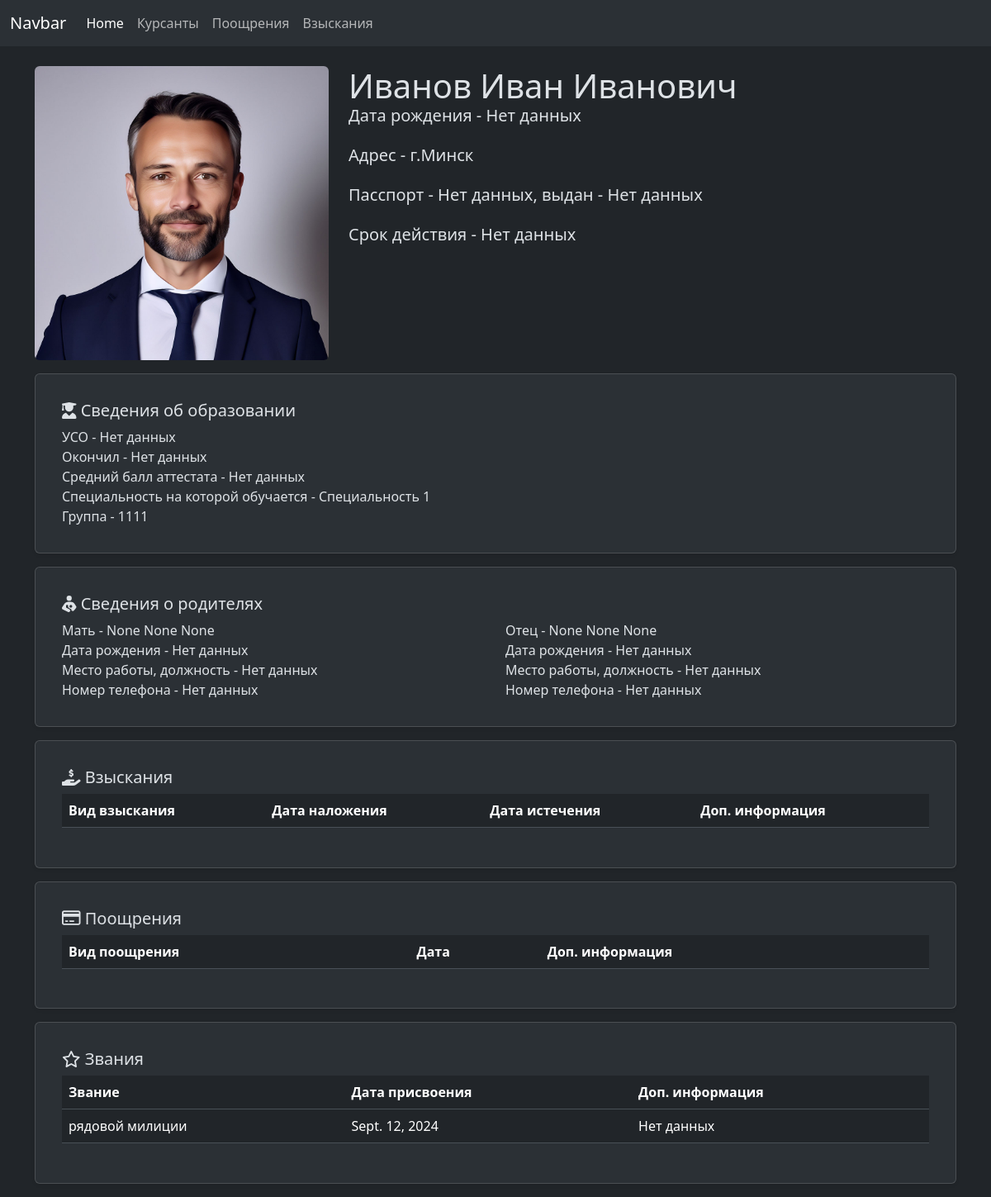
Before: /kis/cadets/13/update with the older database file.
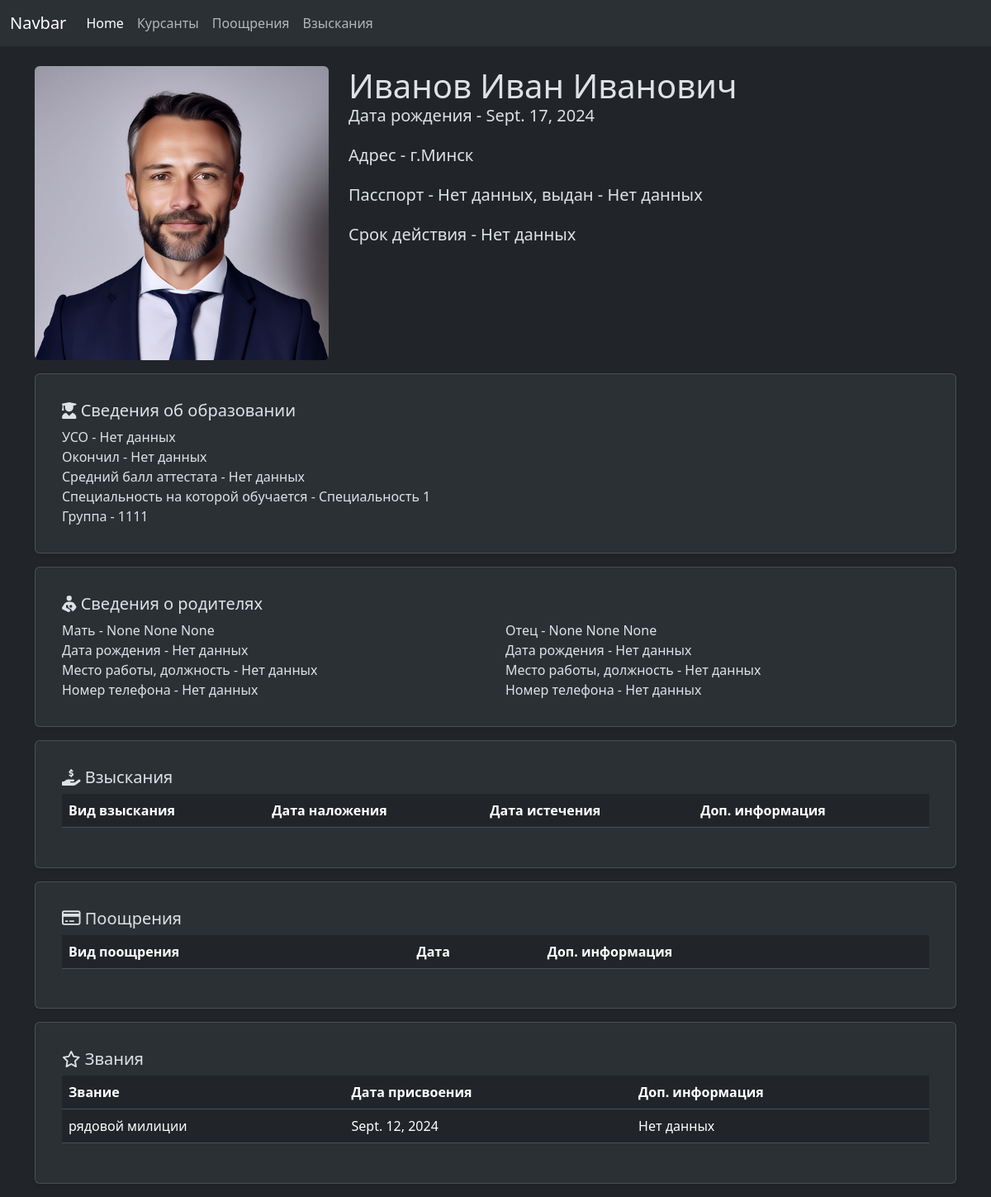
After: the same page with the newer database file.
### kis/models.py (models this page shows, shortened)
class Cadet(models.Model):
    last_name_rus = models.CharField(max_length=30, verbose_name="Last name rus")
    first_name_rus = models.CharField(max_length=30, verbose_name="First name rus")
    patronymic_rus = models.CharField(max_length=30, verbose_name="Patronymic rus", blank=True, null=True)
    last_name_bel = models.CharField(max_length=30, verbose_name="Last name bel", blank=True, null=True)
    first_name_bel = models.CharField(max_length=30, verbose_name="First name bel", blank=True, null=True)
    patronymic_bel = models.CharField(max_length=30, verbose_name="Patronymic bel", blank=True, null=True)
    last_name_en = models.CharField(max_length=30, verbose_name="Last name en", blank=True, null=True)
    first_name_en = models.CharField(max_length=30, verbose_name="First name en", blank=True, null=True)
    patronymic_en = models.CharField(max_length=30, verbose_name="Patronymic en", blank=True, null=True)
    date_of_birth = models.DateField(verbose_name="Date of birth", blank=True, null=True)
    photo = models.ImageField(upload_to='media/cadets/', verbose_name="Photo", blank=True, null=True)
    address = models.CharField(max_length=255, verbose_name="Address", blank=True, null=True)
    passport_number = models.CharField(max_length=100, verbose_name="Passport number", blank=True, null=True)
    passport_issue_date = models.DateField(verbose_name="Passport issue date", blank=True, null=True)
    passport_validity_period = models.DateField(verbose_name="Passport validity period", blank=True, null=True)
    passport_issue_authority = models.ForeignKey(PassportIssueAuthority, verbose_name="Passport issue authority",
                                                 on_delete=models.SET_NULL, blank=True, null=True)
    father_last_name = models.CharField(max_length=30, verbose_name="Father last name", blank=True, null=True)
    father_first_name = models.CharField(max_length=30, verbose_name="Father first name", blank=True, null=True)
    father_patronymic = models.CharField(max_length=30, verbose_name="Father patronymic", blank=True, null=True)
    father_date_of_birth = models.DateField(verbose_name="Date of birth", blank=True, null=True)
    father_place_of_work = models.TextField(verbose_name="Father place of work", blank=True, null=True)
    father_phone_number = models.CharField(max_length=30, verbose_name="Father phone number", blank=True, null=True)
    mother_last_name = models.CharField(max_length=30, verbose_name="Father last name", blank=True, null=True)
    mother_first_name = models.CharField(max_length=30, verbose_name="Father first name", blank=True, null=True)
    mother_patronymic = models.CharField(max_length=30, verbose_name="Father patronymic", blank=True, null=True)
    mother_date_of_birth = models.DateField(verbose_name="Date of birth", blank=True, null=True)
    mother_place_of_work = models.TextField(verbose_name="Father place of work", blank=True, null=True)
    mother_phone_number = models.CharField(max_length=30, verbose_name="Father phone number", blank=True, null=True)
    school_graduated = models.TextField(verbose_name="School graduated", blank=True, null=True)
    school_graduating_date = models.DateField(verbose_name="School graduating date", blank=True, null=True)
    school_average_score = models.FloatField(verbose_name="School average score", blank=True, null=True)
    speciality = models.ForeignKey(Speciality, on_delete=models.SET_NULL, blank=True, null=True)
    group = models.ForeignKey(Group, on_delete=models.SET_NULL, blank=True, null=True)
    academy_start_year = models.IntegerField(verbose_name="Academy start year", blank=True, null=True)
    academy_end_year = models.IntegerField(verbose_name="Academy graduating year", blank=True, null=True)
    class Meta:
        ordering = ('id',)
        verbose_name = 'Курсант'
        verbose_name_plural = 'Курсанты'

class Speciality(models.Model):
    speciality_name = models.TextField(verbose_name="Speciality", unique=True)
    def __str__(self):
        return self.speciality_name
    class Meta:
        ordering = ('id',)
        verbose_name = 'Специальность'
        verbose_name_plural = 'Специальности'

class Group(models.Model):
    group_name = models.CharField(max_length=255, verbose_name="Group name", unique=True)
    def __str__(self):
        return self.group_name
    class Meta:
        ordering = ('id',)
        verbose_name = 'Группа'
        verbose_name_plural = 'Группы'

### kis/views.py (the view)
# urls.py: path('cadets/<cadet_pk>/update', views.update_cadet, name='cadet-update'),
def update_cadet(request, cadet_pk):
    if request.method == 'POST':
        obj = get_object_or_404(Cadet, pk=cadet_pk)
    else:
        obj = get_object_or_404(Cadet, pk=cadet_pk)
        punishments = Punishment.objects.filter(punishment_cadet=obj)
        encouragements = Encouragement.objects.filter(encouragement_cadet=obj)
        rank_history = RankHistory.objects.filter(cadet=obj).order_by('-rank_date')
        return render(request, 'kis/cadet/cadet-update-form.html',
                      {'obj': obj, 'punishments': punishments, 'encouragements': encouragements,
                       'rank_history': rank_history})

### kis/models.py (called while the page is built)
    def __str__(self):
        return self.rank

### kis/templates/kis/cadet/cadet-update-form.html (shortened to what the changed rows need)
{% extends 'base.html' %}
{% load static %}
{% block content %}
    <div class="container">
        <div class="row">
            <div class="col-md-4">
                <div>
                    {% if obj.photo %}
                        <img src="{{ obj.photo.url }}" class="rounded-2" alt="..." style="width: 100%">
                    {% else %}
                        <img src="{% static 'kis/img/without_photo.jpg' %}" class="rounded-2" alt="..."
                             style="width: 100%">
                    {% endif %}
                </div>
            </div>
            <div class="col-md-8">
                <div>
                    <div class="card-body">
                        <h1 class="card-title">{{ obj.last_name_rus }} {{ obj.first_name_rus }} {{ obj.patronymic_rus }}</h1>
                        <h5 class="my-0">Дата рождения - {{ obj.date_of_birth|default:"Нет данных" }}</h5><br>
                        <h5 class="my-0">Адрес - {{ obj.address|default:"Нет данных" }}</h5><br>
                        <h5 class="my-0">Пасспорт - {{ obj.passport_number|default:"Нет данных" }}, выдан
                            - {{ obj.passport_issue_authority|default:"Нет данных" }}</h5><br>
                        <h5 class="my-0">Срок действия - {{ obj.passport_validity_period|default:"Нет данных" }}</h5>
                        <br>
                    </div>
                </div>
            </div>
        </div>
        <div class="row">
            <div class="col-12">
                <div class="card shadow-sm p-3 mb-3 bg-body-tertiary rounded">
                    <div class="card-body">
                        <h5 class="card-title"><i class="fa-solid fa-user-graduate"></i> Сведения об образовании</h5>
                        УСО - {{ obj.school_graduated|default:"Нет данных" }}<br>
                        Окончил - {{ obj.school_graduating_date|default:"Нет данных" }}<br>
                        Средний балл аттестата - {{ obj.school_average_score|default:"Нет данных" }}<br>
                        Специальность на которой обучается - {{ obj.speciality|default:"Нет данных" }}<br>
                        Группа - {{ obj.group|default:"Нет данных" }}<br>
                    </div>
                </div>
            </div>
        </div>
        <div class="row">
            <div class="col-12">
                <div class="card shadow-sm p-3 mb-3 bg-body-tertiary rounded">
                    <div class="card-body">
                        <div class="row">
                            <div class="col-lg-6">
                                Мать
                                - {{ obj.mother_last_name }} {{ obj.mother_first_name }} {{ obj.mother_patronymic }}
                                <br>
                                Дата рождения - {{ obj.mother_date_of_birth|default:"Нет данных" }} <br>
                                Место работы, должность - {{ obj.mother_place_of_work|default:"Нет данных" }} <br>
                                Номер телефона - {{ obj.mother_phone_number|default:"Нет данных" }} <br>
                            </div>
                            <div class="col-lg-6">
                                Отец
                                - {{ obj.father_last_name }} {{ obj.father_first_name }} {{ obj.father_patronymic }}
                                <br>
                                Дата рождения - {{ obj.father_date_of_birth|default:"Нет данных" }} <br>
                                Место работы, должность - {{ obj.father_place_of_work|default:"Нет данных" }} <br>
                                Номер телефона - {{ obj.father_phone_number|default:"Нет данных" }} <br>
                            </div>
                        </div>
                    </div>
                </div>
            </div>
        </div>
        <div class="row">
            <div class="col-12">
                <div class="card shadow-sm p-3 mb-3 bg-body-tertiary rounded">
                    <div class="card-body">
                        <table class="table table-hover">
                            <thead>
                            <tr>
                                <th>Вид взыскания</th>
                                <th>Дата наложения</th>
                                <th>Дата истечения</th>
                                <th>Доп. информация</th>
                            </tr>
                            </thead>
                        </table>
                    </div>
                </div>
            </div>
        </div>
        <div class="row">
            <div class="col-12">
                <div class="card shadow-sm p-3 mb-3 bg-body-tertiary rounded">
                    <div class="card-body">
                        <table class="table table-hover">
                            <thead>
                            <tr>
                                <th>Вид поощрения</th>
                                <th>Дата</th>
                                <th>Доп. информация</th>
                            </tr>
                            </thead>
                        </table>
                    </div>
                </div>
            </div>
        </div>
        <div class="row">
            <div class="col-12">
                <div class="card shadow-sm p-3 mb-3 bg-body-tertiary rounded">
                    <div class="card-body">
                        <table class="table table-hover">
                            <thead>
                            <tr>
                                <th>Звание</th>
                                <th>Дата присвоения</th>
                                <th>Доп. информация</th>
                            </tr>
                            </thead>
                        </table>
                    </div>
                </div>
            </div>
        </div>
    </div>
{% endblock %}

Changed rows visible on the page:
changed Cadet "Иванов": date_of_birth "Нет данных" → "Sept. 17, 2024"
